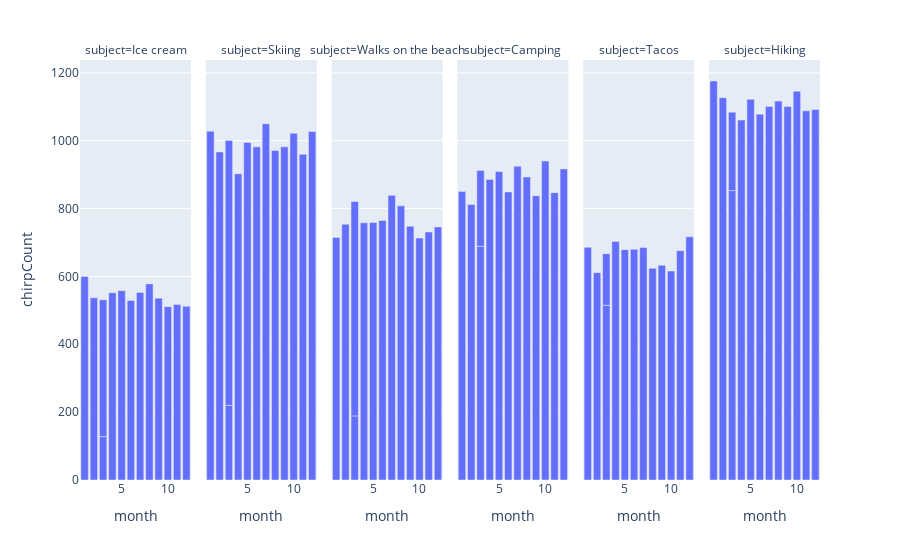

Notebook code cell kept with this figure:
### Markdown cell above
### Better. Now we can graph our Data

### Code cell
fig = px.bar(df, x='month', y='chirpCount', facet_col='subject')
fig.show()

### Figure 1 — Plotly figure (JSON) as saved in the notebook; plotly's stock layout.template omitted (floating-point values rounded to 4 significant figures)
{"data": [{"alignmentgroup": "True", "hovertemplate": "subject=Ice cream<br>month=%{x}<br>chirpCount=%{y}<extra></extra>", "legendgroup": "", "marker": {"color": "#636efa", "pattern": {"shape": ""}}, "name": "", "offsetgroup": "", "orientation": "v", "showlegend": false, "textposition": "auto", "type": "bar", "x": [11, 5, 6, 4, 2, 8, 1, 3, 10, 3, 9, 12, 7], "xaxis": "x", "y": [517, 558, 529, 552, 537, 578, 600, 128, 511, 403, 536, 512, 553], "yaxis": "y"}, {"alignmentgroup": "True", "hovertemplate": "subject=Skiing<br>month=%{x}<br>chirpCount=%{y}<extra></extra>", "legendgroup": "", "marker": {"color": "#636efa", "pattern": {"shape": ""}}, "name": "", "offsetgroup": "", "orientation": "v", "showlegend": false, "textposition": "auto", "type": "bar", "x": [7, 3, 11, 10, 4, 6, 3, 1, 5, 12, 2, 8, 9], "xaxis": "x2", "y": [1050, 220, 960, 1022, 903, 982, 781, 1028, 995, 1027, 967, 971, 982], "yaxis": "y2"}, {"alignmentgroup": "True", "hovertemplate": "subject=Walks on the beach<br>month=%{x}<br>chirpCount=%{y}<extra></extra>", "legendgroup": "", "marker": {"color": "#636efa", "pattern": {"shape": ""}}, "name": "", "offsetgroup": "", "orientation": "v", "showlegend": false, "textposition": "auto", "type": "bar", "x": [9, 4, 6, 3, 2, 1, 10, 3, 7, 11, 5, 12, 8], "xaxis": "x3", "y": [748, 758, 765, 189, 754, 715, 713, 632, 839, 731, 759, 746, 808], "yaxis": "y3"}, {"alignmentgroup": "True", "hovertemplate": "subject=Camping<br>month=%{x}<br>chirpCount=%{y}<extra></extra>", "legendgroup": "", "marker": {"color": "#636efa", "pattern": {"shape": ""}}, "name": "", "offsetgroup": "", "orientation": "v", "showlegend": false, "textposition": "auto", "type": "bar", "x": [12, 11, 5, 3, 10, 4, 7, 6, 3, 2, 1, 8, 9], "xaxis": "x4", "y": [917, 847, 909, 689, 940, 886, 925, 849, 223, 812, 850, 893, 838], "yaxis": "y4"}, {"alignmentgroup": "True", "hovertemplate": "subject=Tacos<br>month=%{x}<br>chirpCount=%{y}<extra></extra>", "legendgroup": "", "marker": {"color": "#636efa", "pattern": {"shape": ""}}, "name": "", "offsetgroup": "", "orientation": "v", "showlegend": false, "textposition": "auto", "type": "bar", "x": [10, 9, 3, 1, 4, 5, 12, 6, 11, 2, 7, 3, 8], "xaxis": "x5", "y": [616, 633, 515, 686, 703, 679, 717, 680, 676, 611, 685, 152, 624], "yaxis": "y5"}, {"alignmentgroup": "True", "hovertemplate": "subject=Hiking<br>month=%{x}<br>chirpCount=%{y}<extra></extra>", "legendgroup": "", "marker": {"color": "#636efa", "pattern": {"shape": ""}}, "name": "", "offsetgroup": "", "orientation": "v", "showlegend": false, "textposition": "auto", "type": "bar", "x": [10, 7, 6, 3, 12, 2, 1, 5, 11, 8, 4, 9, 3], "xaxis": "x6", "y": [1146, 1101, 1078, 853, 1092, 1127, 1176, 1122, 1088, 1117, 1061, 1101, 231], "yaxis": "y6"}], "layout": {"annotations": [{"font": {}, "showarrow": false, "text": "subject=Ice cream", "x": 0.075, "xanchor": "center", "xref": "paper", "y": 1, "yanchor": "bottom", "yref": "paper"}, {"font": {}, "showarrow": false, "text": "subject=Skiing", "x": 0.245, "xanchor": "center", "xref": "paper", "y": 1, "yanchor": "bottom", "yref": "paper"}, {"font": {}, "showarrow": false, "text": "subject=Walks on the beach", "x": 0.415, "xanchor": "center", "xref": "paper", "y": 1, "yanchor": "bottom", "yref": "paper"}, {"font": {}, "showarrow": false, "text": "subject=Camping", "x": 0.585, "xanchor": "center", "xref": "paper", "y": 1, "yanchor": "bottom", "yref": "paper"}, {"font": {}, "showarrow": false, "text": "subject=Tacos", "x": 0.755, "xanchor": "center", "xref": "paper", "y": 1, "yanchor": "bottom", "yref": "paper"}, {"font": {}, "showarrow": false, "text": "subject=Hiking", "x": 0.925, "xanchor": "center", "xref": "paper", "y": 1, "yanchor": "bottom", "yref": "paper"}], "barmode": "relative", "legend": {"tracegroupgap": 0}, "margin": {"t": 60}, "xaxis": {"anchor": "y", "domain": [0, 0.15], "title": {"text": "month"}}, "xaxis2": {"anchor": "y2", "domain": [0.17, 0.32], "matches": "x", "title": {"text": "month"}}, "xaxis3": {"anchor": "y3", "domain": [0.34, 0.49], "matches": "x", "title": {"text": "month"}}, "xaxis4": {"anchor": "y4", "domain": [0.51, 0.66], "matches": "x", "title": {"text": "month"}}, "xaxis5": {"anchor": "y5", "domain": [0.68, 0.83], "matches": "x", "title": {"text": "month"}}, "xaxis6": {"anchor": "y6", "domain": [0.85, 1], "matches": "x", "title": {"text": "month"}}, "yaxis": {"anchor": "x", "domain": [0, 1], "title": {"text": "chirpCount"}}, "yaxis2": {"anchor": "x2", "domain": [0, 1], "matches": "y", "showticklabels": false}, "yaxis3": {"anchor": "x3", "domain": [0, 1], "matches": "y", "showticklabels": false}, "yaxis4": {"anchor": "x4", "domain": [0, 1], "matches": "y", "showticklabels": false}, "yaxis5": {"anchor": "x5", "domain": [0, 1], "matches": "y", "showticklabels": false}, "yaxis6": {"anchor": "x6", "domain": [0, 1], "matches": "y", "showticklabels": false}}}
